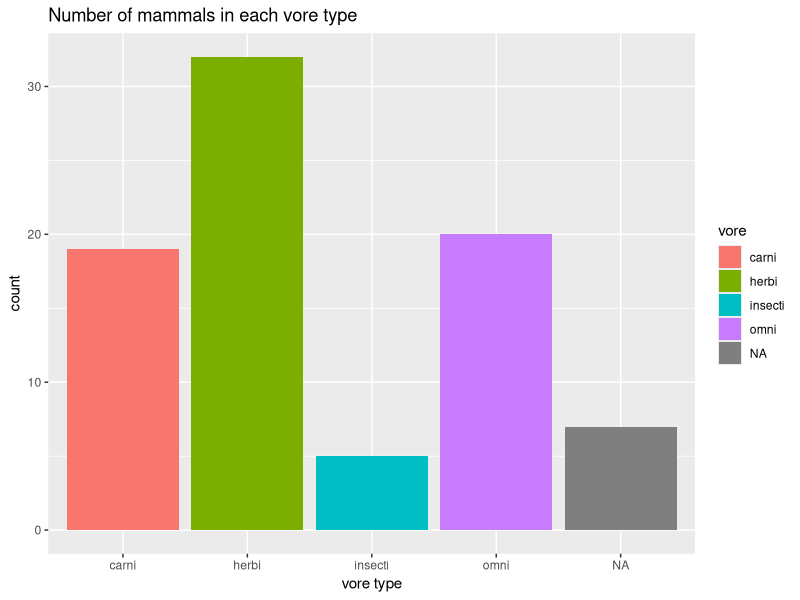
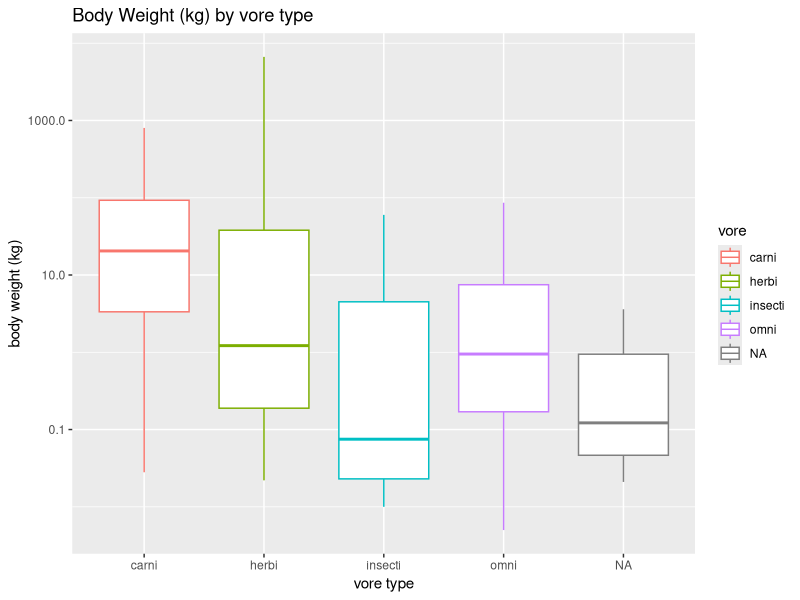
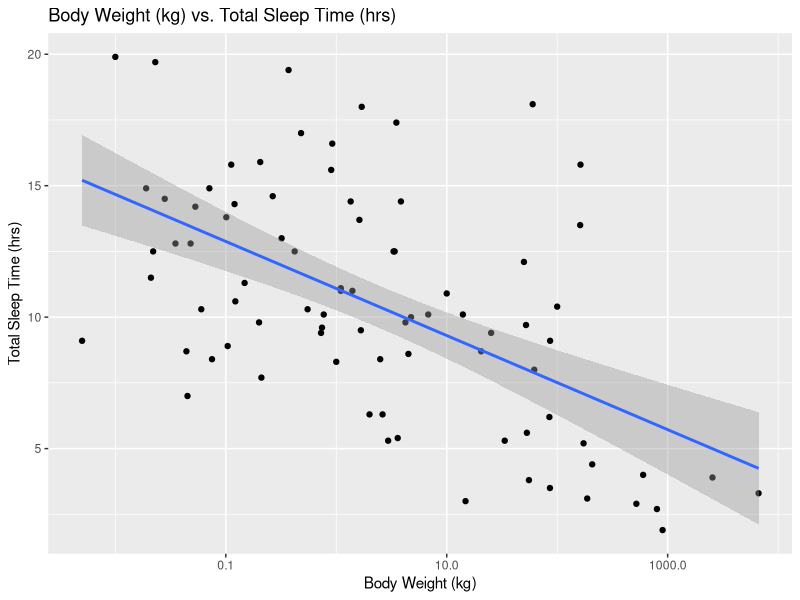
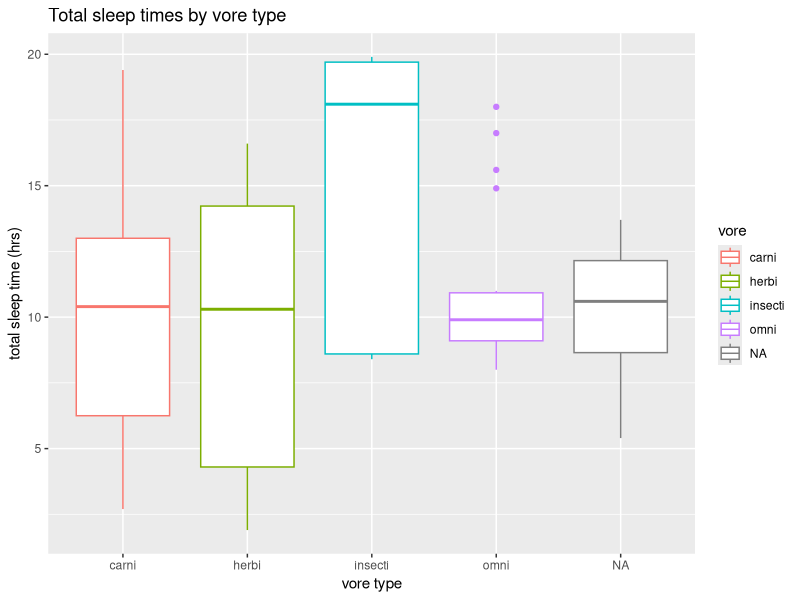
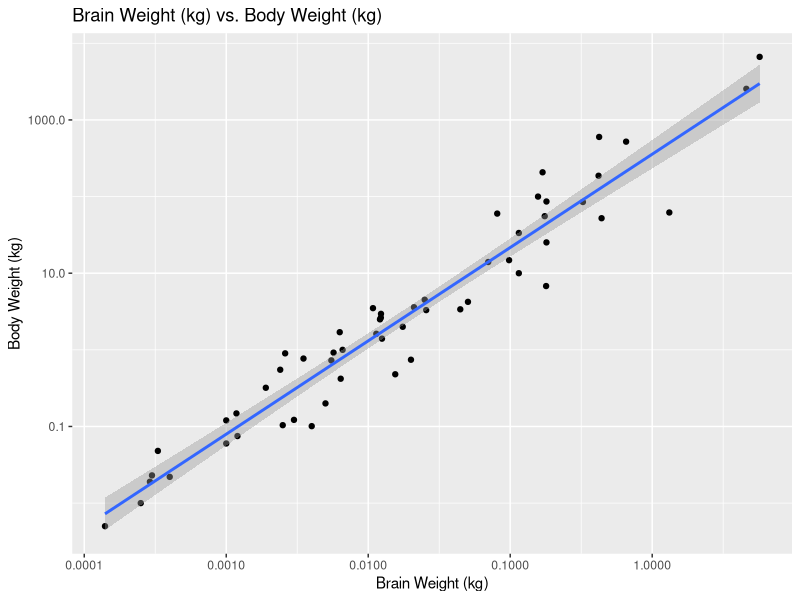
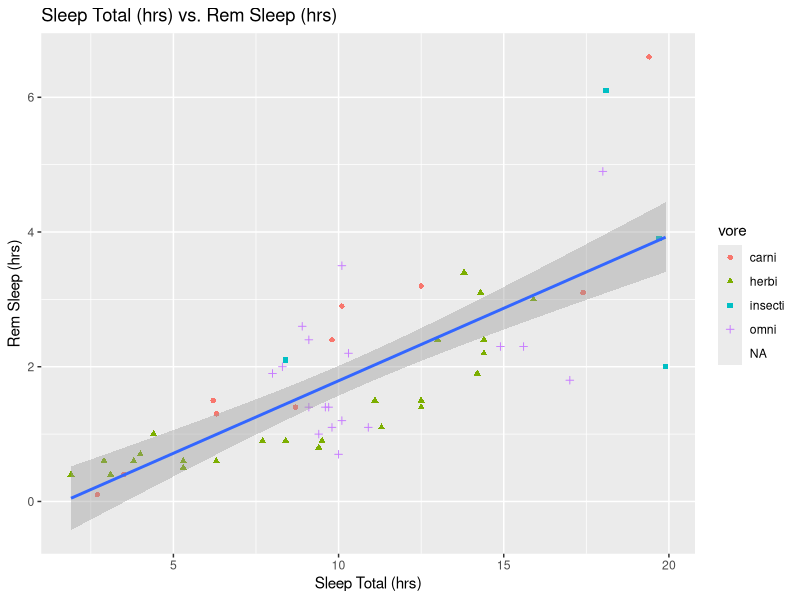

These charts were generated, in order, by the following R code:
## ---- chunk 1
library("tidyverse")
options(scipen = 999) #disable scientific notation
## ---- chunk 2
glimpse(msleep)
## ---- chunk 3
msleep <- msleep #reads data into R to visualize 
## ---- chunk 4
names(msleep)
?msleep
## ---- chunk 5
names(msleep)
## ---- chunk 6
#categorical and discrete .. so bar plot? 
ggplot(data=msleep, #specified data 
       mapping=aes(x=vore))+ #mapped aesthetics 
  geom_bar(mapping = aes(fill=vore))+ #added color to bar
  labs(title="Number of mammals in each vore type", x="vore type", y="count")
## ---- chunk 7
mean(msleep$sleep_total)
## ---- chunk 8
summary(msleep)
## ---- chunk 9
#continuous and categorical.. so box plot
ggplot(data=msleep, mapping=aes(x=vore, y=bodywt))+
  geom_boxplot(mapping=aes(color=vore))+ #kind of unneccessary for this plot, yes, but still fun to do-- 
  scale_y_log10()+ #scale y-axis
  labs(title = "Body Weight (kg) by vore type", x="vore type", y="body weight (kg)")
## ---- chunk 10
names(msleep)
## ---- chunk 11
#relationship ... both continous so scatter plot
ggplot(data=msleep, mapping=aes(x=bodywt, y=sleep_total))+
  geom_point()+
  geom_smooth(method=lm, se=T)+ #added line of best fit, with standard error
  scale_x_log10()+ #scaled the x-axis this time.. 
  labs(title="Body Weight (kg) vs. Total Sleep Time (hrs)", x="Body Weight (kg)", y="Total Sleep Time (hrs)")
## ---- chunk 12
names(msleep)
## ---- chunk 13
#comparing vore (categorical) to average sleep... so box plot 
ggplot(data=msleep, mapping = aes(x=vore, y=sleep_total))+ 
  geom_boxplot(mapping=aes(color=vore))+ 
  labs(title="Total sleep times by vore type", x= "vore type", y="total sleep time (hrs)")
## ---- chunk 14
#looking at relationship so scatter plot! 
ggplot(data=msleep, mapping=aes(x=brainwt, y=bodywt))+
  geom_point()+
  scale_x_log10()+
  scale_y_log10()+ #scaled both the y and x axis this time 
  geom_smooth(method=lm, se=T)+ #added line of best fit, with standard error
  labs(title="Brain Weight (kg) vs. Body Weight (kg)", x="Brain Weight (kg)", y="Body Weight (kg)")
## ---- chunk 15
#scatter plot 
ggplot(data=msleep, mapping=aes(x=sleep_total, y=sleep_rem))+
  geom_point(mapping=aes(color=vore, shape=vore))+
  geom_smooth(method=lm, se=T)+ #added line of best fit, with standard error
  labs(title="Sleep Total (hrs) vs. Rem Sleep (hrs)", x="Sleep Total (hrs)", y="Rem Sleep (hrs)")
